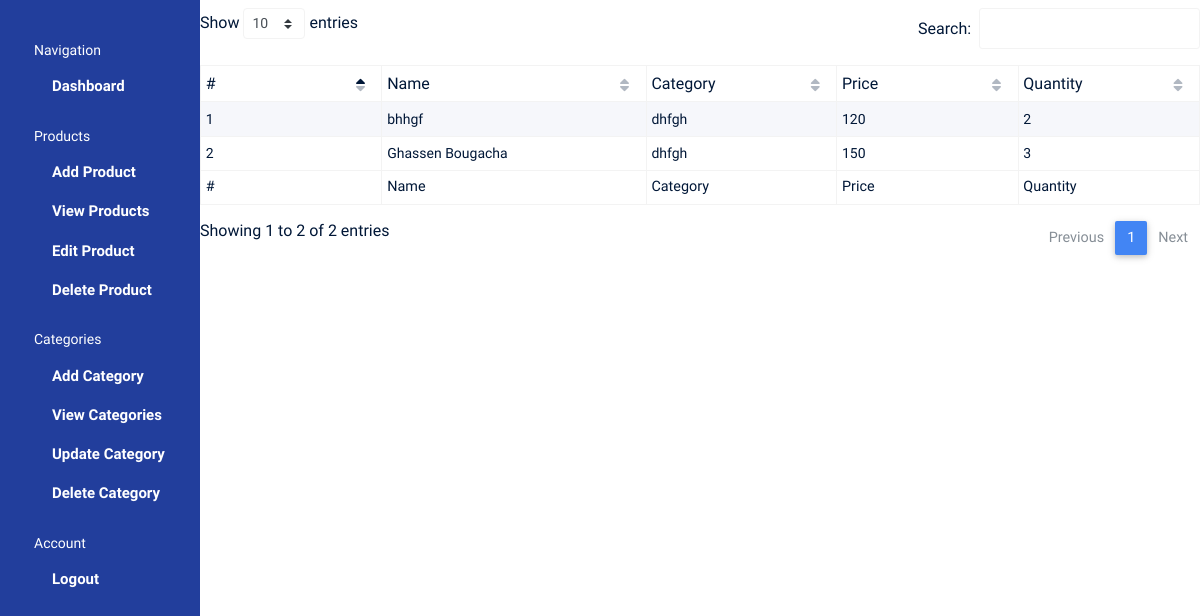
Page /product-view/ on the earlier database version.
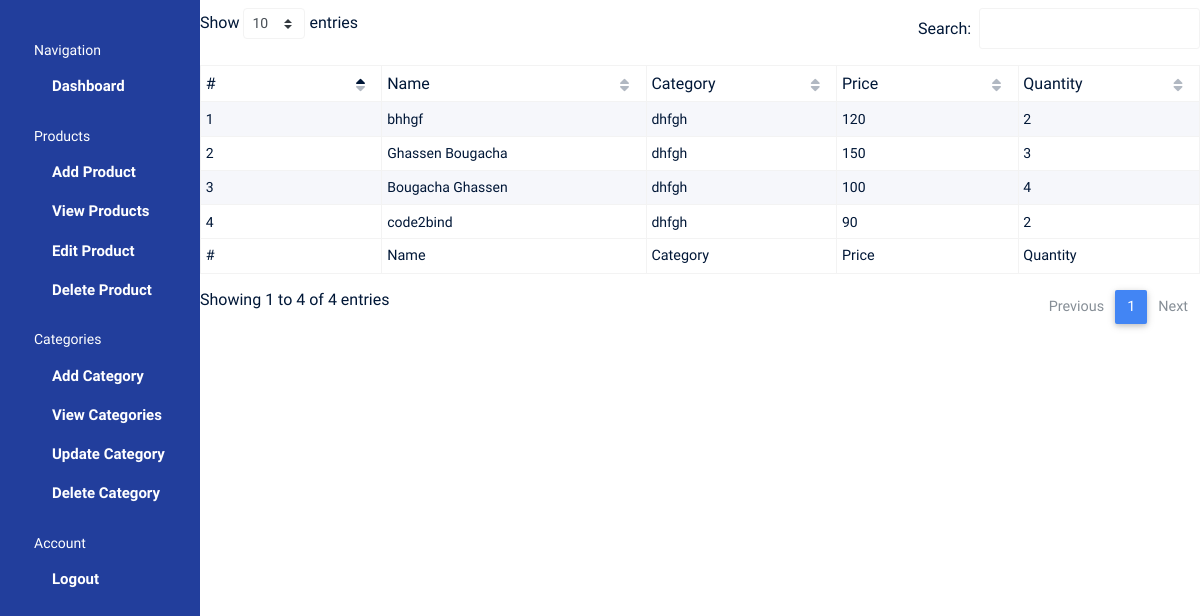
Same page on the later database version.
### Home/models.py (models this page shows, shortened)
class Product(models.Model):
    name = models.CharField(verbose_name="Product Name:", max_length=80)
    description = models.TextField(verbose_name="Product Description:", max_length=300)
    image = models.ImageField(verbose_name="Product Image:", upload_to='static/')
    category = models.ForeignKey(Category, verbose_name="Product Category:", max_length=100, on_delete=models.CASCADE)
    price = models.CharField(verbose_name="Product Price:", max_length=80)
    quantity = models.IntegerField(verbose_name="Product Quantity:")
    created_on = models.DateTimeField(verbose_name="Created on:", auto_now=True)
    slug = models.SlugField(unique=True, max_length=100)
    hit_count_generic = GenericRelation(HitCount, object_id_field='object_pk',
     related_query_name='hit_count_generic_relation')

class Category(models.Model):
    name = models.CharField(verbose_name="Category Name:", max_length=80)
    def __str__(self):
        return self.name
    class Meta:
        verbose_name_plural = "Categories"

### Home/views.py (the view)
# urls.py: path("product-view/", viewProduct, name="view_prod"),
def viewProduct(request):
    product = Product.objects.all()
    return render(request, 'pages/view-product.html', {
        'product':product
    })

### templates/pages/view-product.html (shortened to what this page needs)
<!DOCTYPE html>
<html lang="en">
{% load static %}
<head>
  <link rel="stylesheet" href="https://use.fontawesome.com/releases/v5.11.2/css/all.css">
  <link rel="stylesheet" href="{% static 'css/mdb/css/bootstrap.min.css' %}">
  <link rel="stylesheet" href="{% static 'css/mdb/css/style.css' %}">
  <link rel="stylesheet" href="{% static 'css/mdb/css/mdb.min.css' %}">
  <link href="{% static 'css/mdb/css/addons/datatables.min.css' %}" rel="stylesheet">
  <link rel="stylesheet" href="{% static 'css/mdb/css/style.css' %}">
  <link rel="stylesheet" href="{% static 'css/superuser.css' %}">
</head>
<body>
  <div class="container-scroller d-flex">
    <nav class="sidebar sidebar-offcanvas" id="sidebar">
      <ul class="nav">
        <li class="nav-item sidebar-category">
          <p>Navigation</p>
        </li>
        <li class="nav-item">
          <a class="nav-link" href="{% url 'Home' %}">
            <span class="menu-title">Dashboard</span>
          </a>
        </li>
        <li class="nav-item sidebar-category">
          <p>Products</p>
        </li>
        {% if request.user.is_agent %}
        <li class="nav-item">
            <a class="nav-link" href="{% url 'view_prod' %}">
              <i class="mdi mdi-view-quilt menu-icon"></i>
              <span class="menu-title">View Products</span>
            </a>
          </li>
          <li class="nav-item sidebar-category">
          <p>Categories</p>
          <span></span>
        </li>
<li class="nav-item">
            <a class="nav-link" href="{% url 'view_cat' %}">
              <i class="mdi mdi-view-quilt menu-icon"></i>
              <span class="menu-title">View Categories</span>
            </a>
          </li>
        {% else %}
        <li class="nav-item">
            <a class="nav-link" href="{% url 'add_prod' %}">
              <span class="menu-title">Add Product</span>
            </a>
          </li>
          <li class="nav-item">
            <a class="nav-link" href="{% url 'view_prod' %}">
              <span class="menu-title">View Products</span>
            </a>
          </li>
          <li class="nav-item">
            <a class="nav-link" href="{% url 'edit_prod' %}">
              <span class="menu-title">Edit Product</span>
            </a>
          </li>
          <li class="nav-item">
            <a class="nav-link" href="{% url 'delete_prod' %}">
              <span class="menu-title">Delete Product</span>
            </a>
          </li>
        <li class="nav-item sidebar-category">
          <p>Categories</p>
        </li>
        <li class="nav-item">
            <a class="nav-link" href="{% url 'add_cat' %}">
              <span class="menu-title">Add Category</span>
            </a>
          </li>
          <li class="nav-item">
            <a class="nav-link" href="{% url 'view_cat' %}">
              <span class="menu-title">View Categories</span>
            </a>
          </li>
          <li class="nav-item">
            <a class="nav-link" href="{% url 'edit_cat' %}">
              <span class="menu-title">Update Category</span>
            </a>
          </li>
          <li class="nav-item">
            <a class="nav-link" href="{% url 'delete_cat' %}">
              <span class="menu-title">Delete Category</span>
            </a>
          </li>
          <li class="nav-item sidebar-category">
            <p>Account</p>
          </li>
          <li class="nav-item">
            <a class="nav-link" href="{% url 'logout' %}">
              <span class="menu-title">Logout</span>
            </a>
          </li>
        {% endif %}
      </ul>
    </nav>
    <table id="dtBasicExample" class="table table-striped table-bordered table-sm" cellspacing="0" width="100%">
  <thead>
    <tr>
      <th class="th-sm">#
      </th>
      <th class="th-sm">Name
      </th>
      <th class="th-sm">Category
      </th>
      <th class="th-sm">Price
      </th>
      <th class="th-sm">Quantity
      </th>
    </tr>
  </thead>
  <tbody>
  {% for product in product %}
    <tr>
      <td>{{ product.id }}</td>
      <td>{{ product.name }}</td>
      <td>{{ product.category }}</td>
      <td>{{ product.price }}</td>
      <td>{{ product.quantity }}</td>
    </tr>
  {% endfor %}
  </tbody>
  <tfoot>
    <tr>
      <th>#
      </th>
      <th>Name
      </th>
      <th>Category
      </th>
      <th>Price
      </th>
      <th> Quantity
      </th>
    </tr>
  </tfoot>
</table>
  </div>
</body>
</html>

### static/css/mdb/css/style.css (style rules this page uses)
table.dataTable thead .sorting:after, table.dataTable thead .sorting:before, table.dataTable thead .sorting_asc:after, table.dataTable thead .sorting_asc:before, table.dataTable thead .sorting_asc_disabled:after, table.dataTable thead .sorting_asc_disabled:before, table.dataTable thead .sorting_desc:after, table.dataTable thead .sorting_desc:before, table.dataTable thead .sorting_desc_disabled:after, table.dataTable thead .sorting_desc_disabled:before { bottom: .5em; }

Differences in the rows shown:
added Product: id "3", name "Bougacha Ghassen", category "dhfgh", price "100", quantity "4"
added Product: id "4", name "code2bind", category "dhfgh", price "90", quantity "2"
Other differences:
text written by a page script: "Show entries Search: Showing 1 to 2 of 2 entries Previous 1 Next" → "Show entries Search: Showing 1 to 4 of 4 entries Previous 1 Next"
